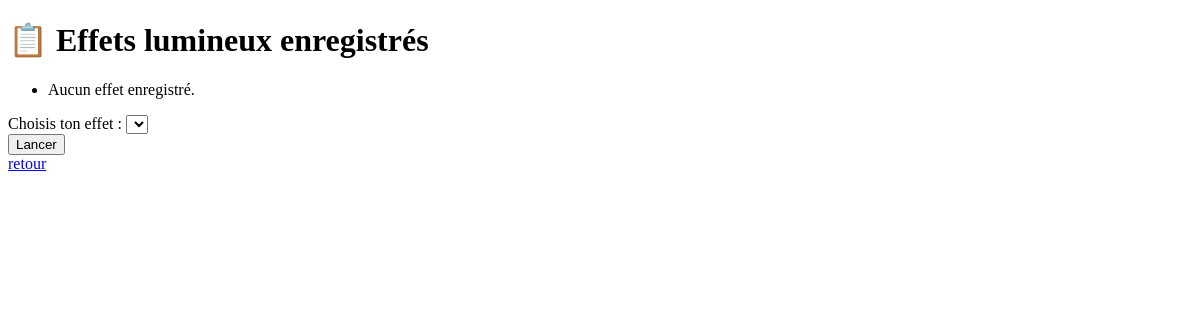
Before: /effets with the older database file.
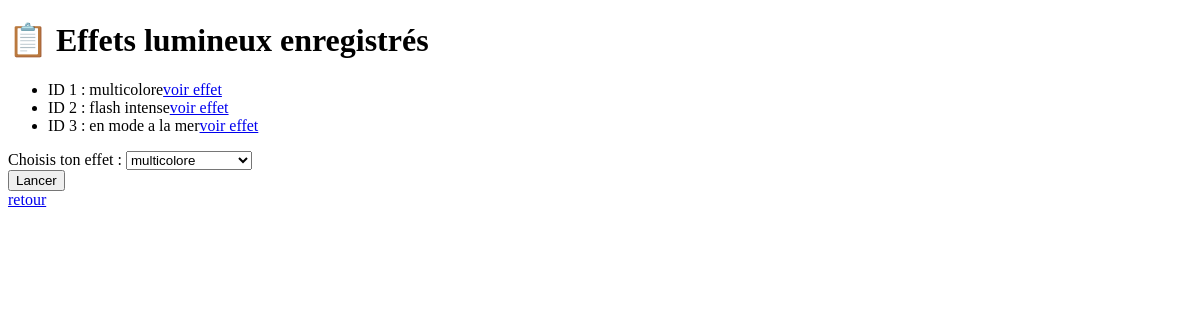
After: the same page with the newer database file.
### tables this page shows
CREATE TABLE effets_lumineux (
        id INTEGER PRIMARY KEY AUTOINCREMENT,
        nom TEXT NOT NULL
    );

### app.py (the view)
@app.route("/effets", methods=["GET","POST"])
def liste_effets():
    effets = get_all_effets()
    message=""
    if request.method == 'POST':
        effet = request.form.get('effet')
        effet = get_effet_by_id(effet)
        envoyer_lumiere_thread(effet[1])
        message="effet '"+effet[1]+"' lancé avec succes"
    return render_template("liste_effets.html", effets=effets, message=message)

### dbseances.py (called while the page is built)
def get_connection():
    return sqlite3.connect(DB_PATH)

def get_all_effets():
    conn = get_connection()
    cursor = conn.cursor()
    cursor.execute("SELECT id, nom FROM effets_lumineux ORDER BY id ASC")
    effets = cursor.fetchall()
    conn.close()
    return effets

### templates/liste_effets.html (shortened to what this page needs)
<!DOCTYPE html>
<html>
<head><title>Liste des effets lumineux</title></head>
<body>
  <h1>📋 Effets lumineux enregistrés</h1>
  <ul>
    {% for effet in effets %}
      <li>ID {{ effet[0] }} : {{ effet[1] }}<a href="/effet/{{ effet[0] }}">voir effet</a></li>
    {% else %}
      <li>Aucun effet enregistré.</li>
    {% endfor %}
  </ul>
    <form method="post">
<div class="field">
        <label for="theme">Choisis ton effet :</label>
        <select name="effet" id="effet">
            {% for effet in effets %}
                <option value="{{ effet[0] }}">{{ effet[1] }}</option>
            {% endfor %}
        </select>
</div>
<div class="actions">
        <button type="submit">Lancer</button>
</div>
    </form>
<a href="/">retour</a>
</body>
</html>

Changed rows visible on the page:
added effets_lumineux: id "1", nom "multicolore"
added effets_lumineux: id "2", nom "flash intense"
added effets_lumineux: id "3", nom "en mode a la mer"
Other visible differences:
form field effet: (not shown) → "multicolore"
text no longer shown: "Aucun effet enregistré."
